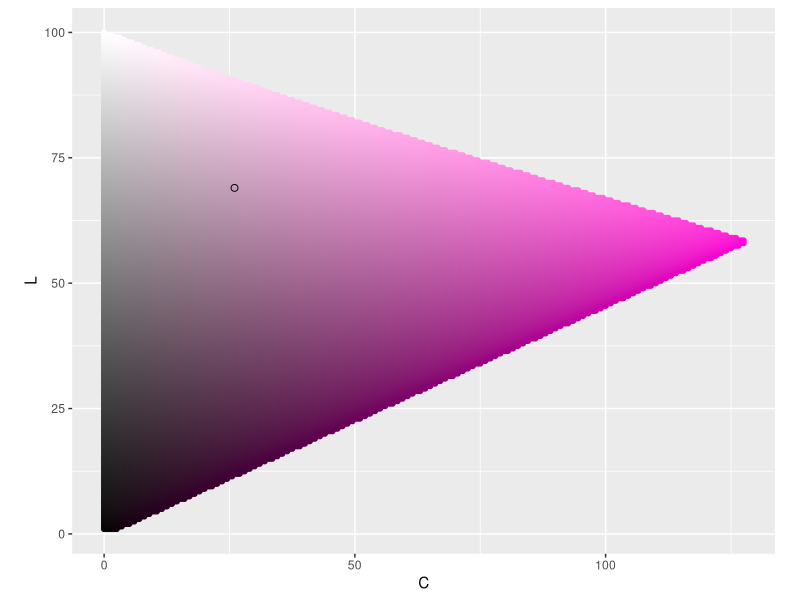
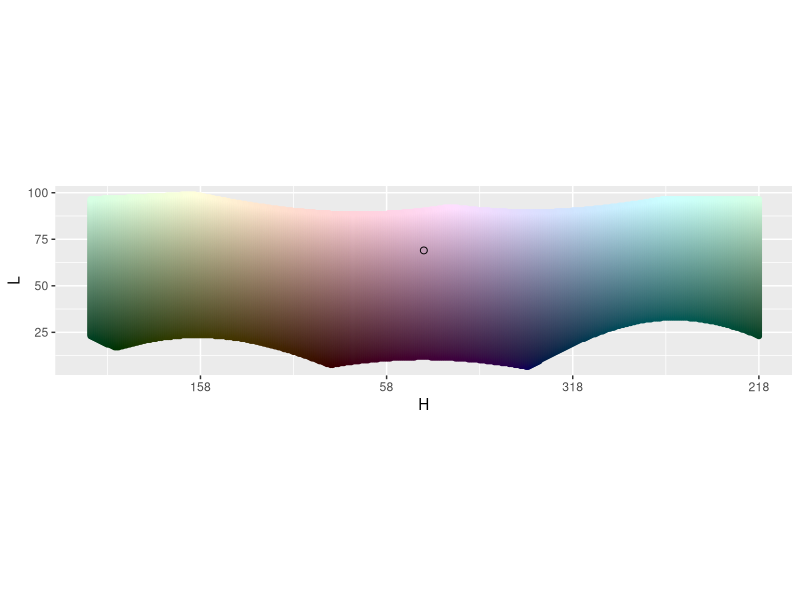
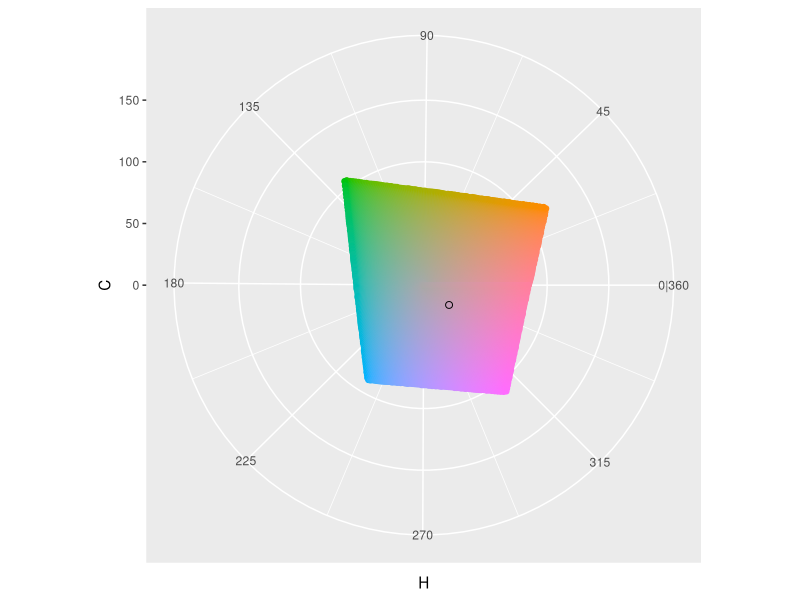
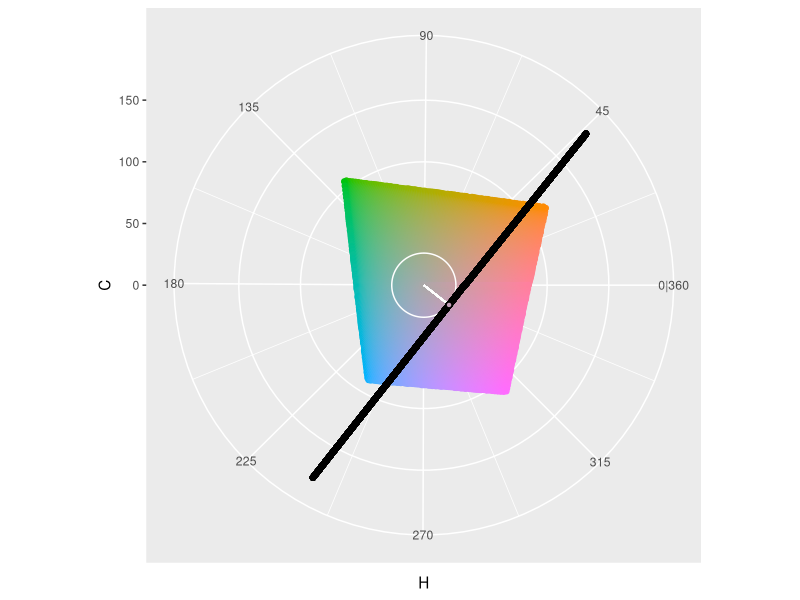
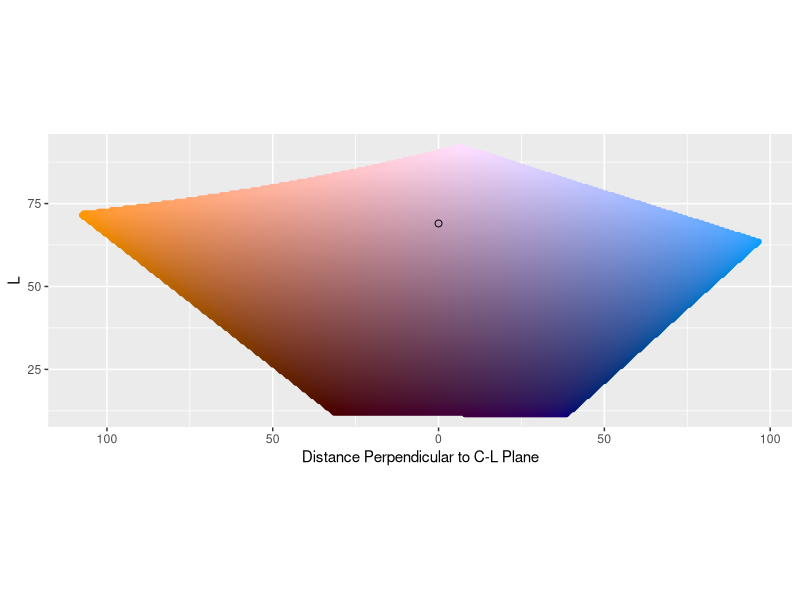
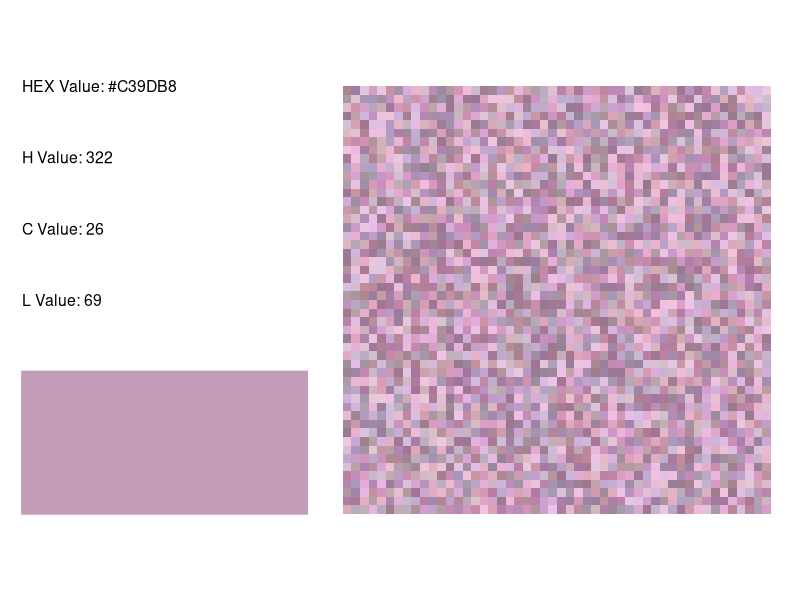
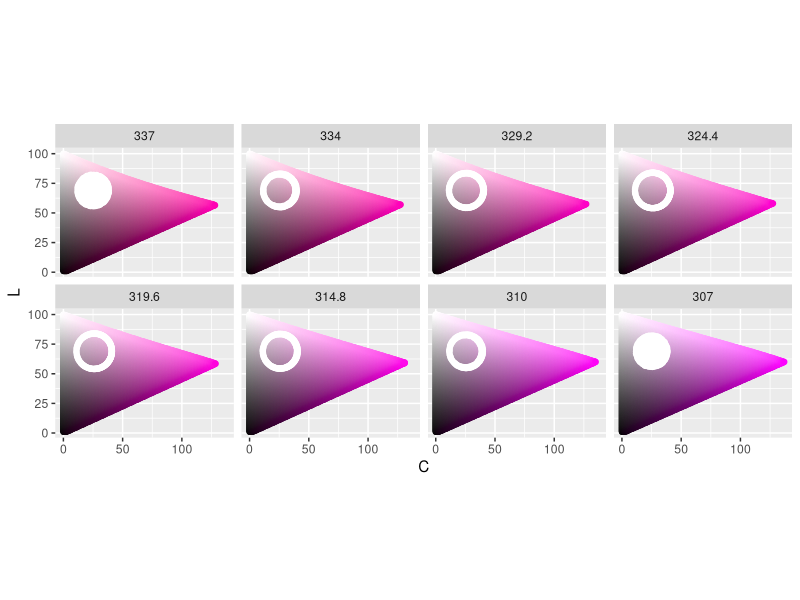
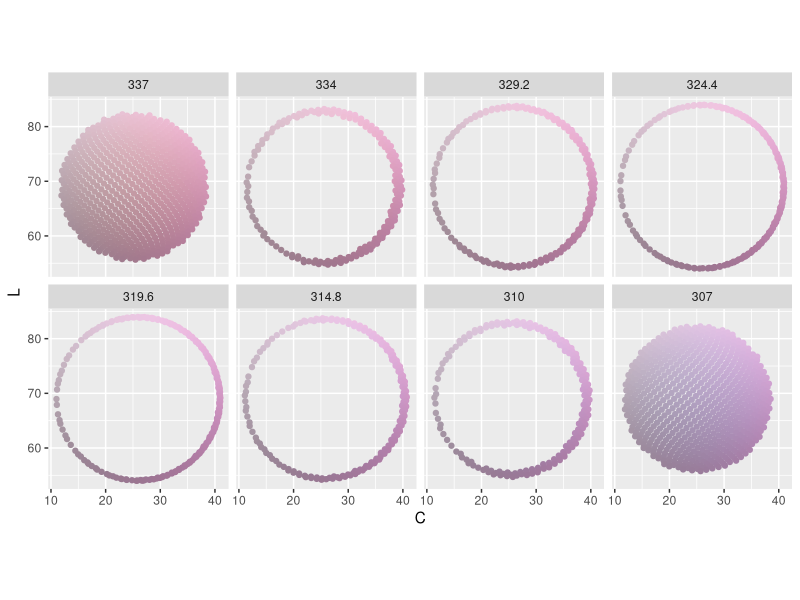

Reproduce these figures in R, in order. (Note: a time limit stopped this script after it produced the figures.)
##---------
# Libraries
##---------
library(tidyverse)
library(patchwork)
library(colorspace)

##------------
# Pick a color
##------------
H_point <- 322
C_point <- 26
L_point <- 69

color_hex <- hcl(H_point, 
                 C_point, 
                 L_point,
                 fixup = FALSE)

##--------------------------------
# See color in H, C, L color space 
##--------------------------------
# C-L Plane ----
get_C_L_plane <- function(H_point) {
  expand_grid(H = H_point,
              C = seq(0, 180, .5),
              L = seq(1, 100, .5)) %>%
    mutate(color_value = hcl(H, C, L, fixup = FALSE)) %>%
    filter(!is.na(color_value))
}
C_L_plane <- get_C_L_plane(H_point)

graph_C_L_plane <- function(C_L_plane, color_hex) {
  ggplot() +
    geom_point(data = C_L_plane,
               aes(C, L, color = color_value, fill = color_value)) +
    scale_x_continuous(labels = abs) +
    scale_color_identity() +
    scale_fill_identity() +
    geom_point(aes(x = C_point,
                   y = L_point),
               color = 'black',
               fill = color_hex,
               shape = 21,
               size = 2) +
    coord_equal()
}
graph_C_L_plane(C_L_plane, color_hex)
ggsave(here::here("output", "color_compare", "c_l_plane.png"), 
       width = 5, height = max(C_L_plane$L) / max(C_L_plane$C) * 5)

# H-L Curve ----
get_H_L_curve <- function(C_point) {
  expand_grid(H = seq(1, 360, 1),
              C = C_point,
              L = seq(1, 100, .5)) %>%
    mutate(color_value = hcl(H, C, L, fixup = FALSE)) %>%
    filter(!is.na(color_value))
}
H_L_curve <- get_H_L_curve(C_point)

label_H_center <- function(H_point, ...) {
  function(x) {(x + (180 - H_point)) %% 360}
}

graph_H_L_curve <- function(H_L_curve, color_hex, H_point) {
  ggplot() +
    geom_point(data = H_L_curve,
               aes((H + (180 - H_point)) %% 360, L, 
                   color = color_value, fill = color_value)) +
    scale_color_identity() +
    scale_fill_identity() +
    geom_point(aes(x = 180, # Because we rotated points to not drop over edge
                   y = L_point),
               color = 'black',
               fill = color_hex,
               shape = 21,
               size = 2) +
    scale_x_reverse('H', # Like you're standing on the inside
                    labels = label_H_center(H_point = H_point),
                    limits = c(360, 0)) +
    coord_equal()
}
graph_H_L_curve(H_L_curve, color_hex, H_point)
ggsave(here::here("output", "color_compare", "h_l_curve.png"), 
       width = 5, height = max(H_L_curve$L) / max(H_L_curve$H) * 5)

# H-C plane ----
get_H_C_plane <- function(L_point){
  expand_grid(H = seq(1, 360, 1),
              C = seq(0, 180, .5),
              L = L_point) %>%
    mutate(color_value = hcl(H, C, L, fixup = FALSE)) %>%
    filter(!is.na(color_value))
}
H_C_plane <- get_H_C_plane(L_point)

graph_H_C_plane <- function(H_C_plane, color_hex) {
  ggplot() +
    geom_point(data = H_C_plane,
               aes(H, C, color = color_value, fill = color_value)) +
    scale_color_identity() +
    scale_fill_identity() +
    scale_x_continuous(breaks = seq(45, 360, 45),
                       minor_breaks = seq(0, 315, 45) + 45/2,
                       labels = c('45', '90', '135', '180', 
                                  '225', '270', '315', '0|360')) +
    scale_y_continuous(limits = c(0, 180)) +
    geom_point(aes(x = H_point,
                   y = C_point),
               color = 'black',
               fill = color_hex,
               shape = 21,
               size = 2) +
    coord_polar(start = 270 * pi / 180,
                direction = -1)
}
graph_H_C_plane(H_C_plane, color_hex)
ggsave(here::here("output", "color_compare", "h_c_plane.png"), 
       width = 5, height = 5)

# C tangent plane ----
C_circle <- data.frame(H = seq(1, 360),
                       C = C_point,
                       color_value = "white")
C_tangent_plane <- expand_grid(x = C_point, # Plane perpendicular to H at C
                               perpendicular_from_C_L = 
                                 seq(-sqrt(180^2 - C_point^2), sqrt(180^2 - C_point^2)),
                               L = seq(1, 100, 1)) %>%
  mutate(x_rotate = x * cos(H_point * pi/180) -  # rotate
           perpendicular_from_C_L * sin(H_point * pi/180),
         y_rotate = x * sin(H_point * pi/180) + 
           perpendicular_from_C_L * cos(H_point * pi/180)) %>%
  mutate(x = x_rotate,
         y = y_rotate) %>%
  select(-x_rotate, -y_rotate)  %>%
  mutate(H = (atan2(y, x) * 180/pi) %% 360,
         C = sqrt(x^2 + y^2)) %>%
  mutate(color_value = "white")
ggplot(data = H_C_plane,
       aes(H, C, color = color_value, fill = color_value)) +
  geom_point() +
  scale_color_identity() +
  scale_fill_identity() +
  scale_x_continuous(breaks = seq(45, 360, 45),
                     minor_breaks = seq(0, 315, 45) + 45/2,
                     labels = c('45', '90', '135', '180', 
                                '225', '270', '315', '0|360')) +
  scale_y_continuous(limits = c(0, 180)) +
  geom_path(data = C_circle) +
  geom_segment(x = H_point,
               y = 0,
               xend = H_point,
               yend = C_point,
               col = "white") +
  geom_point(data = C_tangent_plane, col = "black") +
  geom_point(x = H_point,
             y = C_point,
             color = 'black',
             fill = color_hex,
             shape = 21) +
  coord_polar(start = 270 * pi / 180,
              direction = -1)
ggsave(here::here("output", "color_compare", "c_tangent_plane_setup.png"), 
       width = 5, height = 5)

get_C_tangent_plane <- function(H_point, C_point) {
  expand_grid(x = C_point, # Plane perpendicular to H at C
              perpendicular_from_C_L = seq(-180, 180, .5),
              L = seq(1, 100, .5)) %>%
    mutate(x_rotate = x * cos(H_point * pi/180) -  # rotate
             perpendicular_from_C_L * sin(H_point * pi/180),
           y_rotate = x * sin(H_point * pi/180) + 
             perpendicular_from_C_L * cos(H_point * pi/180)) %>%
    mutate(x = x_rotate,
           y = y_rotate) %>%
    select(-x_rotate, -y_rotate)  %>%
    mutate(H = (atan2(y, x) * 180/pi) %% 360,
           C = sqrt(x^2 + y^2)) %>%
    mutate(color_value = hcl(H, C, L, fixup = FALSE)) %>%
    filter(!is.na(color_value))
}
C_tangent_plane <- get_C_tangent_plane(H_point, C_point)

graph_C_tangent_plane <- function(C_tangent_plane, color_hex) {
  ggplot() +
    geom_point(data = C_tangent_plane,
               aes(perpendicular_from_C_L, L, 
                   color = color_value, fill = color_value)) +
    scale_color_identity() +
    scale_fill_identity() +
    scale_x_reverse("Distance Perpendicular to C-L Plane",
                    labels = abs) +
    geom_point(aes(x = 0,
                   y = L_point),
               color = 'black',
               fill = color_hex,
               shape = 21,
               size = 2) +
    coord_equal()
}
graph_C_tangent_plane(C_tangent_plane, color_hex)
ggsave(here::here("output", "color_compare", "c_tangent_plane.png"), 
       width = 5, height = max(C_tangent_plane$L) /
         (max(C_tangent_plane$perpendicular_from_C_L) * 2) * 5)

##------------------
# x, y, L perimeter
##------------------
width <- 15
n_color <- 50 ^ 2

# http://extremelearning.com.au/how-to-evenly-distribute-points-on-a-sphere-more-effectively-than-the-canonical-fibonacci-lattice/#more-3069
get_xyl_data <- function(H_point, C_point, L_point, width, n_color) {
  data.frame(theta = 2 * pi * seq(0, n_color - 1) / ((1 + sqrt(5)) / 2),
             phi = acos(1 - 2 * (seq(0, n_color - 1) + .5) / n_color)) %>%
    mutate(x = cos(theta) * sin(phi),
           y = sin(theta) * sin(phi),
           L = cos(phi)) %>%
    mutate(x = x * width + C_point * cos(H_point * pi/180),
           y = y * width + C_point * sin(H_point * pi/180),
           L = L * width + L_point) %>%
    mutate(H = (atan2(y, x) * 180/pi) %% 360,
           C = sqrt(x^2 + y^2)) %>%
    filter(L >= 0 & L <= 100 & C >= 0) %>%
    mutate(color_value = hcl(h = H,
                             c = C,
                             l = L)) %>%
    mutate(x = C * cos(H * pi/180),
           y = C * sin(H * pi/180)) %>%
    mutate(perpendicular_from_C_L = x * sin(-H_point * pi/180) + y * cos(-H_point * pi/180),
           parallel_along_C_L = x * cos(-H_point * pi/180) - y * sin(-H_point * pi/180)) %>%
    mutate(row_value = sample(row_number(), n()),
           col_value = ceiling(row_value / sqrt(n_color))) %>%
    mutate(row_value = (row_value %% sqrt(n_color)) + 1) %>%
    mutate(L_cut = as.character(
      cut(L, breaks = c(-Inf, seq(L_point - width, 
                                  L_point + width, 
                                  length.out = 7), 
                        Inf),
          labels = c(L_point - width, 
                     seq(L_point - (width * .8), 
                         L_point + (width * .8), 
                         length.out = 6), 
                     L_point + width))),
      C_cut = as.character(
        cut(C,
            breaks = c(-Inf, 
                       seq(C_point - width, 
                           C_point + width, 
                           length.out = 7), 
                       Inf),
            labels = c(C_point - width, 
                       seq(C_point - (width * .8), 
                           C_point + (width * .8), 
                           length.out = 6), 
                       C_point + width))),
      H_cut = as.character(
        cut((180 - abs(abs(H - H_point) - 180)) * 
              sign(180 - abs(H - H_point)) * 
              sign(H - H_point),
            breaks = c(-Inf, 
                       seq(0 - width, 
                           0 + width, 
                           length.out = 7), 
                       Inf),
            labels = c(H_point - width, 
                       seq(H_point - (width * .8), 
                           H_point + (width * .8), 
                           length.out = 6), 
                       H_point + width) %% 360)),
      perpendicular_from_C_L_cut = as.character(
        cut(perpendicular_from_C_L,
            breaks = c(-Inf, seq(0 - width, 
                                 0 + width, 
                                 length.out = 7), 
                       Inf),
            labels = c(0 - width, 
                       seq(0 - (width * .8), 
                           0 + (width * .8), 
                           length.out = 6), 
                       0 + width))),
      parallel_along_C_L_cut = as.character(
        cut(parallel_along_C_L,
            breaks = c(-Inf, 
                       seq(C_point - width, 
                           C_point + width, 
                           length.out = 7), 
                       Inf),
            labels = c(C_point - width, 
                       seq(C_point - (width * .8), 
                           C_point + (width * .8), 
                           length.out = 6), 
                       C_point + width)))) %>%
    mutate(L_cut = as.factor(as.numeric(L_cut)),
           C_cut = as.factor(as.numeric(C_cut)),
           H_cut = as.factor(as.numeric(H_cut)),
           perpendicular_from_C_L_cut = 
             as.factor(as.numeric(perpendicular_from_C_L_cut)),
           parallel_along_C_L_cut = 
             as.factor(as.numeric(parallel_along_C_L_cut))) %>%
    mutate(H_cut = fct_expand(H_cut, 
                              as.character(c(H_point - width, 
                                             seq(H_point - (width * .8), 
                                                 H_point + (width * .8), 
                                                 length.out = 6), 
                                             H_point + width) %% 360)),
           perpendicular_from_C_L_cut = 
             fct_expand(perpendicular_from_C_L_cut,
                        as.character(c(0 - width, 
                                       seq(0 - (width * .8), 
                                           0 + (width * .8), 
                                           length.out = 6), 
                                       0 + width)))) %>%
    mutate(H_cut = fct_relevel(H_cut, 
                               as.character(c(H_point - width, 
                                              seq(H_point - (width * .8), 
                                                  H_point + (width * .8), 
                                                  length.out = 6), 
                                              H_point + width) %% 360)),
           perpendicular_from_C_L_cut = 
             fct_relevel(perpendicular_from_C_L_cut,
                         as.character(c(0 - width, 
                                        seq(0 - (width * .8), 
                                            0 + (width * .8), 
                                            length.out = 6), 
                                        0 + width)))) %>%
    mutate(H_cut = fct_rev(H_cut),
           perpendicular_from_C_L_cut = fct_rev(perpendicular_from_C_L_cut))
}

xyl <- get_xyl_data(H_point, C_point, L_point, width, n_color)

graph_info <- function(H_point, C_point, L_point) {
  color_hex <- hcl(H_point, 
                   C_point,
                   L_point,
                   fixup = FALSE)
  
  ggplot() +
    geom_rect(aes(xmin = 0, xmax = 1,
                  ymin = 0, ymax = .5), col = color_hex, fill = color_hex) +
    geom_text(data = data.frame(x = 0,
                                y = seq(1.5, .75, -.25),
                                label = c(paste("HEX Value:", color_hex), 
                                          paste("H Value:", H_point),
                                          paste("C Value:", C_point),
                                          paste("L Value:", L_point))),
              aes(x, y, label = label), hjust = 0, size = 4) +
    coord_equal() +
    theme_void()
}

graph_sample <- function(color_points) {
  ggplot(data = color_points,
         aes(x = row_value,
             y = col_value,
             fill = color_value)) +
    geom_tile() +
    coord_equal() +
    scale_fill_identity() +
    theme_void()
}

p1 <- graph_info(H_point, C_point, L_point)
p2 <- graph_sample(xyl)
p1 + p2
ggsave(here::here("output", "color_compare", "xyl_info.png"), 
       width = 5, height = 3)

# C L plane by H
graph_C_L_by_H <- function(color_points) {
  ggplot(data = color_points, aes(C, L, 
                                  col = color_value, fill = color_value)) +
    geom_point() +
    scale_color_identity() +
    scale_fill_identity() +
    facet_wrap(~ H_cut, nrow = 2) +
    coord_equal() 
}

get_C_L_plane_by_H <- function(color_points, H_point, width) {
  map_dfr(as.numeric(as.character(unique(color_points$H_cut))), 
          get_C_L_plane) %>%
    mutate(H_cut = as.factor(H)) %>%
    mutate(H_cut = fct_expand(H_cut, 
                              as.character(c(H_point - width, 
                                             seq(H_point - (width * .8), 
                                                 H_point + (width * .8), 
                                                 length.out = 6), 
                                             H_point + width) %% 360))) %>%
    mutate(H_cut = fct_relevel(H_cut, 
                               as.character(c(H_point - width, 
                                              seq(H_point - (width * .8), 
                                                  H_point + (width * .8), 
                                                  length.out = 6), 
                                              H_point + width) %% 360))) %>%
    mutate(H_cut = fct_rev(H_cut))
}
C_L_plane_by_H <- get_C_L_plane_by_H(xyl, H_point, width)

graph_C_L_plane_by_H <- function(C_L_plane, color_points) {
  ggplot() +
    geom_point(data = C_L_plane,
               aes(C, L, color = color_value, fill = color_value)) +
    geom_point(data = color_points,
               aes(C, L, color = "white", fill = "white")) +
    scale_x_continuous(labels = abs) +
    scale_color_identity() +
    scale_fill_identity() +
    facet_wrap(~ H_cut, nrow = 2) +
    coord_equal()
}
graph_C_L_plane_by_H(C_L_plane_by_H, xyl)
ggsave(here::here("output", "color_compare", "xyl_c_l_plane.png"), 
       width = 5, height = 2.5)
graph_C_L_by_H(xyl)
ggsave(here::here("output", "color_compare", "xyl_c_l.png"), 
       width = 5, height = 3)

# H L curve
graph_H_L_by_C <- function(color_points, H_point) {
  ggplot(data = color_points, aes((H + (180 - H_point)) %% 360, L, 
                                  color = color_value, fill = color_value)) +
    geom_point() +
    scale_color_identity() +
    scale_fill_identity() +
    scale_x_reverse('H', # Like you're standing on the inside
                    labels = label_H_center(H_point = H_point)) +
    facet_wrap(~ C_cut, nrow = 2) +
    coord_equal()
}

get_H_L_curve_by_C <- function(color_points) {
  map_dfr(as.numeric(as.character(unique(color_points$C_cut))), get_H_L_curve) %>%
    mutate(C_cut = as.factor(C))
}
H_L_curve_by_C <- get_H_L_curve_by_C(xyl)

graph_H_L_curve_by_C <- function(H_L_curve_by_C, color_points, H_point) {
  ggplot() +
    geom_point(data = H_L_curve_by_C,
               aes((H + (180 - H_point)) %% 360, L, 
                   color = color_value, fill = color_value)) +
    geom_point(data = color_points,
               aes((H + (180 - H_point)) %% 360, L, 
                   color = "white", fill = "white")) +
    scale_color_identity() +
    scale_fill_identity() +
    scale_x_reverse('H', # Like you're standing on the inside
                    labels = label_H_center(H_point = H_point),
                    limits = c(360, 0)) +
    facet_wrap(~ C_cut, nrow = 2) +
    coord_equal()
}
graph_H_L_curve_by_C(H_L_curve_by_C, xyl, H_point)
ggsave(here::here("output", "color_compare", "xyl_h_l_curve.png"), 
       width = 5, height = 2)
graph_H_L_by_C(xyl, H_point)
ggsave(here::here("output", "color_compare", "xyl_h_l.png"), 
       width = 5, height = 2.5)

# H C plane by L
graph_x_y_by_L <- function(color_points, H_point) {
  ggplot(data = color_points, aes(x, y, 
                                  col = color_value, fill = color_value)) +
    geom_abline(slope = c(tan(-67.5 * pi/180), 
                          tan(-45 * pi/180), 
                          tan(-22.5 * pi/180),
                          0, 100000,
                          tan(22.5 * pi/180), 
                          tan(45 * pi/180), 
                          tan(67.5 * pi/180)), 
                intercept = 0,
                color = "white") +
    geom_abline(slope = tan(H_point * pi/180), 
                intercept = 0,
                color = "black") +
    geom_point() +
    scale_color_identity() +
    scale_fill_identity() +
    facet_wrap(~ L_cut, nrow = 2) +
    coord_equal() +
    theme(axis.line=element_blank(), axis.text.x=element_blank(),
          axis.text.y=element_blank(), axis.ticks=element_blank(),
          axis.title.x=element_blank(), axis.title.y=element_blank(),
          panel.grid.major=element_blank(), panel.grid.minor=element_blank())
}

get_H_C_plane_by_L <- function(color_points) {
  map_dfr(as.numeric(
    as.character(unique(color_points$L_cut))), get_H_C_plane) %>%
    mutate(L_cut = as.factor(L))
}
H_C_plane_by_L <- get_H_C_plane_by_L(xyl)

graph_H_C_plane_by_L <- function(H_C_plane_by_L, color_points) {
  ggplot() +
    geom_point(data = H_C_plane_by_L,
               aes(H, C, color = color_value, fill = color_value)) +
    geom_point(data = color_points,
               aes(H , C, color = "white", fill = "white")) +
    scale_color_identity() +
    scale_fill_identity() +
    scale_x_continuous(breaks = seq(45, 360, 45),
                       minor_breaks = seq(0, 315, 45) + 45/2,
                       labels = c('45', '90', '135', '180', 
                                  '225', '270', '315', '0|360')) +
    scale_y_continuous(limits = c(0, 180)) +
    facet_wrap(~ L_cut, nrow = 2) +
    coord_polar(start = 270 * pi / 180,
                direction = -1)
}
graph_H_C_plane_by_L(H_C_plane_by_L, xyl)
ggsave(here::here("output", "color_compare", "xyl_h_c_plane.png"), 
       width = 5, height = 4)
graph_x_y_by_L(xyl, H_point)
ggsave(here::here("output", "color_compare", "xyl_h_c.png"), 
       width = 5, height = 3)


# C tangent plane
label_perpendicular_from_C_L_cut<- function(x) {
  as.character(abs(as.numeric(x)))
}

graph_parallel_perpendicular_by_L <- function(color_points) {
  ggplot(data = color_points, 
         aes(x = parallel_along_C_L,
             y = perpendicular_from_C_L,
             color = color_value)) +
    geom_point() +
    scale_color_identity() +
    scale_y_continuous("Distance Perpendicular to C-L Plane", # similar to H
                       labels = abs) +
    labs(x = "Distance Parallel to C-L Plane") + # similar to C
    facet_wrap(~ L_cut, nrow = 2) +
    coord_equal()
}
graph_parallel_perpendicular_by_L(xyl)
ggsave(here::here("output", "color_compare", "xyl_par_per.png"), 
       width = 5, height = 4)

graph_perpendicular_L_by_parallel <- function(color_points) {
  ggplot(data = color_points, 
         aes(x = perpendicular_from_C_L,
             y = L,
             color = color_value)) +
    geom_point() +
    scale_color_identity() +
    scale_x_continuous("Distance Perpendicular to C-L Plane",
                       labels = abs) +
    scale_y_continuous(labels = abs) +
    facet_wrap(~ parallel_along_C_L_cut, nrow = 2) +
    coord_equal()
}
graph_perpendicular_L_by_parallel(xyl)
ggsave(here::here("output", "color_compare", "xyl_per_l.png"), 
       width = 5, height = 4)

graph_parallel_L_by_perpendicular <- function(color_points) {
  ggplot(data = color_points, 
         aes(x = parallel_along_C_L,
             y = L,
             color = color_value)) +
    geom_point() +
    scale_color_identity() +
    labs(x = "Distance Parallel to C-L Plane") +
    facet_wrap(~ perpendicular_from_C_L_cut, nrow = 2,
               labeller = as_labeller(label_perpendicular_from_C_L_cut)) +
    coord_equal()
}
graph_parallel_L_by_perpendicular(xyl)
ggsave(here::here("output", "color_compare", "xyl_par_l.png"), 
       width = 5, height = 4)

##------------------
# H, C, L, perimeter
##------------------
get_hcl_data <- function(H_point, C_point, L_point, width, n_color) {
 data.frame(theta = 2 * pi * seq(0, n_color - 1) / ((1 + sqrt(5)) / 2),
                  phi = acos(1 - 2 * (seq(0, n_color - 1) + .5) / n_color)) %>%
  mutate(H = cos(theta) * sin(phi),
         C = sin(theta) * sin(phi),
         L = cos(phi)) %>%
  mutate(H = H * width + H_point,
         C = C * width + C_point,
         L = L * width + L_point) %>%
  mutate(H = H %% 360) %>% # not really needed except for graphs
  filter(L >= 0 & L <= 100 & C >= 0) %>%
  mutate(color_value = hcl(h = H,
                           c = C,
                           l = L)) %>%
  mutate(x = C * cos(H * pi/180),
         y = C * sin(H * pi/180)) %>%
  mutate(perpendicular_from_C_L = x * sin(-H_point * pi/180) + 
           y * cos(-H_point * pi/180), # not a C value since we didn't rotate by H
         parallel_along_C_L = x * cos(-H_point * pi/180) - 
           y * sin(-H_point * pi/180)) %>%
  mutate(row_value = sample(row_number(), n()),
         col_value = ceiling(row_value / sqrt(n_color))) %>%
  mutate(row_value = (row_value %% sqrt(n_color)) + 1) %>%
  mutate(L_cut = as.character(
    cut(L, breaks = c(-Inf, seq(L_point - width, 
                                L_point + width, 
                                length.out = 7), 
                      Inf),
        labels = c(L_point - width, 
                   seq(L_point - (width * .8), 
                       L_point + (width * .8), 
                       length.out = 6), 
                   L_point + width))),
         C_cut = as.character(
           cut(C,
               breaks = c(-Inf, 
                          seq(C_point - width, 
                              C_point + width, 
                              length.out = 7), 
                          Inf),
               labels = c(C_point - width, 
                          seq(C_point - (width * .8), 
                              C_point + (width * .8), 
                              length.out = 6), 
                          C_point + width))),
         H_cut = as.character(
           cut((180 - abs(abs(H - H_point) - 180)) * 
                 sign(180 - abs(H - H_point)) * 
                 sign(H - H_point),
               breaks = c(-Inf, 
                          seq(0 - width, 
                              0 + width, 
                              length.out = 7), 
                          Inf),
               labels = c(H_point - width, 
                          seq(H_point - (width * .8), 
                              H_point + (width * .8), 
                              length.out = 6), 
                          H_point + width) %% 360)),
         perpendicular_from_C_L_cut = as.character(
           cut(perpendicular_from_C_L,
               breaks = c(-Inf, seq(0 - width, 
                                    0 + width, 
                                    length.out = 7), 
                          Inf),
               labels = c(0 - width, 
                          seq(0 - (width * .8), 
                              0 + (width * .8), 
                              length.out = 6), 
                          0 + width))),
         parallel_along_C_L_cut = as.character(
           cut(parallel_along_C_L,
               breaks = c(-Inf, 
                          seq(C_point - width, 
                              C_point + width, 
                              length.out = 7), 
                          Inf),
               labels = c(C_point - width, 
                          seq(C_point - (width * .8), 
                              C_point + (width * .8), 
                              length.out = 6), 
                          C_point + width)))) %>%
  mutate(L_cut = as.factor(as.numeric(L_cut)),
         C_cut = as.factor(as.numeric(C_cut)),
         H_cut = as.factor(as.numeric(H_cut)),
         perpendicular_from_C_L_cut = 
           as.factor(as.numeric(perpendicular_from_C_L_cut)),
         parallel_along_C_L_cut = 
           as.factor(as.numeric(parallel_along_C_L_cut))) %>%
  mutate(H_cut = fct_expand(H_cut, 
                            as.character(c(H_point - width, 
                                           seq(H_point - (width * .8), 
                                               H_point + (width * .8), 
                                               length.out = 6), 
                                           H_point + width) %% 360)),
         perpendicular_from_C_L_cut = 
           fct_expand(perpendicular_from_C_L_cut,
                      as.character(c(0 - width, 
                                     seq(0 - (width * .8), 
                                         0 + (width * .8), 
                                         length.out = 6), 
                                     0 + width)))) %>%
  mutate(H_cut = fct_relevel(H_cut, 
                             as.character(c(H_point - width, 
                                            seq(H_point - (width * .8), 
                                                H_point + (width * .8), 
                                                length.out = 6), 
                                            H_point + width) %% 360)),
         perpendicular_from_C_L_cut = 
           fct_relevel(perpendicular_from_C_L_cut,
                      as.character(c(0 - width, 
                                     seq(0 - (width * .8), 
                                         0 + (width * .8), 
                                         length.out = 6), 
                                     0 + width)))) %>%
  mutate(H_cut = fct_rev(H_cut),
         perpendicular_from_C_L_cut = fct_rev(perpendicular_from_C_L_cut))
}

hcl <- get_hcl_data(H_point, C_point, L_point, width, n_color)

p1 <- graph_info(H_point, C_point, L_point)
p2 <- graph_sample(hcl)
p1 + p2
ggsave(here::here("output", "color_compare", "hcl_info.png"), 
       width = 5, height = 3)

# C L plane by H
C_L_plane_by_H <- get_C_L_plane_by_H(hcl, H_point, width)
graph_C_L_by_H(hcl)
ggsave(here::here("output", "color_compare", "hcl_c_l.png"), 
       width = 5, height = 4)
graph_C_L_plane_by_H(C_L_plane_by_H, hcl)
ggsave(here::here("output", "color_compare", "hcl_c_l_plane.png"), 
       width = 5, height = 3)

# H L curve
H_L_curve_by_C <- get_H_L_curve_by_C(hcl)
graph_H_L_by_C(hcl, H_point)
ggsave(here::here("output", "color_compare", "hcl_h_l.png"), 
       width = 5, height = 4)
graph_H_L_curve_by_C(H_L_curve_by_C, hcl, H_point)
ggsave(here::here("output", "color_compare", "hcl_h_l_curve.png"), 
       width = 5, height = 2)

# H C plane by L
H_C_plane_by_L <- get_H_C_plane_by_L(hcl)
graph_x_y_by_L(hcl, H_point)
ggsave(here::here("output", "color_compare", "hcl_h_c.png"), 
       width = 5, height = 3)
graph_H_C_plane_by_L(H_C_plane_by_L, hcl)
ggsave(here::here("output", "color_compare", "hcl_h_c_plane.png"), 
       width = 5, height = 4)

# C tangent plane
graph_parallel_perpendicular_by_L(hcl)
ggsave(here::here("output", "color_compare", "hcl_par_per.png"), 
       width = 5, height = 3)

graph_perpendicular_L_by_parallel(hcl)
ggsave(here::here("output", "color_compare", "hcl_per_l.png"), 
       width = 5, height = 6)

graph_parallel_L_by_perpendicular(hcl)
ggsave(here::here("output", "color_compare", "hcl_par_l.png"), 
       width = 5, height = 5)

##-------
# Compare
##-------
compare <- rbind(xyl[, c('H', 'C', 'L', 'x', 'y', 
                         'H_cut', 'C_cut', 'L_cut', 
                         'perpendicular_from_C_L', 'parallel_along_C_L', 
                         'perpendicular_from_C_L_cut', 'parallel_along_C_L_cut',
                         'row_value', 'col_value', 'color_value')],
                 hcl[, c('H', 'C', 'L', 'x', 'y', 
                         'H_cut', 'C_cut', 'L_cut', 
                         'perpendicular_from_C_L', 'parallel_along_C_L', 
                         'perpendicular_from_C_L_cut', 'parallel_along_C_L_cut',
                         'row_value', 'col_value', 'color_value')]) %>%
  mutate(setting = c(rep('XYL', n_color), rep('HCL', n_color))) 

# C L plane
graph_C_L_by_H_comparison <- function(color_points) {
  ggplot(data = color_points, aes(C, L, col = setting)) +
    geom_point(alpha = .5) +
    facet_wrap(~ H_cut, nrow = 2) +
    coord_equal() +
    scale_color_discrete("") +
    theme(legend.position = "bottom")
}
graph_C_L_by_H_comparison(compare)
ggsave(here::here("output", "color_compare", "compare_c_l.png"), 
       width = 5, height = 4)

# H L curve
graph_H_L_by_C_comparison <- function(color_points, H_point) {
  ggplot(data = color_points, 
         aes((H + (180 - H_point)) %% 360, L, color = setting)) +
    geom_point(alpha = .5) +
    scale_x_reverse('H',
                    labels = label_H_center(H_point = H_point)) +
    facet_wrap(~ C_cut, nrow = 2) +
    coord_equal() +
    scale_color_discrete("") +
    theme(legend.position = "bottom")
}
graph_H_L_by_C_comparison(compare, H_point)
ggsave(here::here("output", "color_compare", "compare_h_l.png"), 
       width = 5, height = 3)

# H C plane
graph_x_y_by_L_comparison <- function(color_points, H_point) {
  ggplot(data = color_points, aes(x, y, col = setting)) +
    geom_abline(slope = c(tan(-67.5 * pi/180), 
                          tan(-45 * pi/180), 
                          tan(-22.5 * pi/180),
                          0, 100000,
                          tan(22.5 * pi/180), 
                          tan(45 * pi/180), 
                          tan(67.5 * pi/180)), 
                intercept = 0,
                color = "white") +
    geom_abline(slope = tan(H_point * pi/180), 
                intercept = 0,
                color = "black") +
    geom_point(alpha = .5) +
    facet_wrap(~ L_cut, nrow = 2) +
    coord_equal() +
    scale_color_discrete("") +
    theme(legend.position = "bottom",
          axis.line=element_blank(), axis.text.x=element_blank(),
          axis.text.y=element_blank(), axis.ticks=element_blank(),
          axis.title.x=element_blank(), axis.title.y=element_blank(),
          panel.grid.major=element_blank(), panel.grid.minor=element_blank())
}
graph_x_y_by_L_comparison(compare, H_point)
ggsave(here::here("output", "color_compare", "compare_h_c.png"), 
       width = 5, height = 4)

# C tangent plane
graph_parallel_perpendicular_by_L_comparison <- function(color_points) {
  ggplot(data = color_points, 
         aes(x = parallel_along_C_L,
             y = perpendicular_from_C_L,
             color = setting)) +
    geom_point(alpha = .5) +
    scale_y_continuous("Distance Perpendicular to C-L Plane",
                       labels = abs) +
    labs(x = "Distance Parallel to C-L Plane") +
    facet_wrap(~ L_cut, nrow = 2) +
    coord_equal() +
    scale_color_discrete("") +
    theme(legend.position = "bottom")
}
graph_parallel_perpendicular_by_L_comparison(compare)
ggsave(here::here("output", "color_compare", "compare_par_per.png"), 
       width = 5, height = 4)

graph_perpendicular_L_by_parallel_comparison <- function(color_points) {
  ggplot(data = color_points, 
         aes(x = perpendicular_from_C_L,
             y = L,
             color = setting)) +
    geom_point(alpha = .5) +
    scale_x_continuous("Distance Perpendicular to C-L Plane", 
            labels = abs) +
    scale_y_continuous(labels = abs) +
    facet_wrap(~ parallel_along_C_L_cut, nrow = 2) +
    coord_equal() +
    scale_color_discrete("") +
    theme(legend.position = "bottom")
}
graph_perpendicular_L_by_parallel_comparison(compare)
ggsave(here::here("output", "color_compare", "compare_per_l.png"), 
       width = 5, height = 4)

graph_parallel_L_by_perpendicular_comparison <- function(color_points) {
  ggplot(data = color_points, 
         aes(x = parallel_along_C_L,
             y = L,
             color = setting)) +
    geom_point(alpha = .5) +
    labs(x = "Distance Parallel to C-L Plane") +
    facet_wrap(~ perpendicular_from_C_L_cut, nrow = 2,
               labeller = as_labeller(label_perpendicular_from_C_L_cut)) +
    coord_equal() +
    scale_color_discrete("") +
    theme(legend.position = "bottom")
}
graph_parallel_L_by_perpendicular_comparison(compare)
ggsave(here::here("output", "color_compare", "compare_par_l.png"), 
       width = 5, height = 5)

compare <- compare %>%
  group_by(setting) %>%
  arrange((180 - abs(abs(H - H_point) - 180)) * 
            sign(180 - abs(H - H_point)) * sign(H - H_point)) %>%
  mutate(col_value = ceiling(row_number() / sqrt(n_color))) %>%
  arrange(col_value, L) %>%
  group_by(setting, col_value) %>%
  mutate(row_value = row_number())

ggplot(data = compare,
       aes(x = col_value,
           y = row_value,
           fill = color_value)) +
  geom_tile() +
  coord_equal() +
  scale_fill_identity() +
  theme_void() +
  facet_grid(~setting)
ggsave(here::here("output", "color_compare", "compare_samples.png"), 
       width = 5, height = 2.5)

compare <- compare %>%
  group_by(setting) %>%
  arrange((180 - abs(abs(H - H_point) - 180)) * 
            sign(180 - abs(H - H_point)) * sign(H - H_point)) %>%
  mutate(col_value = ceiling(row_number() / sqrt(n_color))) %>%
  arrange(col_value, C) %>%
  group_by(setting, col_value) %>%
  mutate(row_value = row_number())

ggplot(data = compare,
       aes(x = col_value,
           y = row_value,
           fill = color_value)) +
  geom_tile() +
  coord_equal() +
  scale_fill_identity() +
  theme_void() +
  facet_grid(~setting)
ggsave(here::here("output", "color_compare", "compare_samples2.png"), 
       width = 5, height = 2.5)

## Try lower value of C ----
C_point <- 16

hcl <- get_hcl_data(H_point, C_point, L_point, width, n_color)

xyl <- get_xyl_data(H_point, C_point, L_point, width, n_color)

compare <- rbind(xyl[, c('H', 'C', 'L', 'x', 'y', 
                         'H_cut', 'C_cut', 'L_cut', 
                         'perpendicular_from_C_L', 'parallel_along_C_L', 
                         'perpendicular_from_C_L_cut', 'parallel_along_C_L_cut',
                         'row_value', 'col_value', 'color_value')],
                 hcl[, c('H', 'C', 'L', 'x', 'y', 
                         'H_cut', 'C_cut', 'L_cut', 
                         'perpendicular_from_C_L', 'parallel_along_C_L', 
                         'perpendicular_from_C_L_cut', 'parallel_along_C_L_cut',
                         'row_value', 'col_value', 'color_value')]) %>%
  mutate(setting = c(rep('XYL', n_color), rep('HCL', n_color))) 

# C L plane
graph_C_L_by_H_comparison(compare)
ggsave(here::here("output", "color_compare", "C_lower_c_l.png"), 
       width = 5, height = 4)

# H L curve
graph_H_L_by_C_comparison(compare, H_point)
ggsave(here::here("output", "color_compare", "C_lower_h_l.png"), 
       width = 5, height = 2.5)

# H C plane
graph_x_y_by_L_comparison(compare, H_point)
ggsave(here::here("output", "color_compare", "C_lower_h_c.png"), 
       width = 5, height = 4)

# C tangent plane
graph_parallel_perpendicular_by_L_comparison(compare)
ggsave(here::here("output", "color_compare", "C_lower_par_per.png"), 
       width = 5, height = 4)

graph_perpendicular_L_by_parallel_comparison(compare)
ggsave(here::here("output", "color_compare", "C_lower_per_l.png"), 
       width = 5, height = 4)

graph_parallel_L_by_perpendicular_comparison(compare)
ggsave(here::here("output", "color_compare", "C_lower_par_l.png"), 
       width = 5, height = 4)

compare <- compare %>%
  group_by(setting) %>%
  arrange((180 - abs(abs(H - H_point) - 180)) * 
            sign(180 - abs(H - H_point)) * sign(H - H_point)) %>%
  mutate(col_value = ceiling(row_number() / sqrt(n_color))) %>%
  arrange(col_value, L) %>%
  group_by(setting, col_value) %>%
  mutate(row_value = row_number())

ggplot(data = compare,
       aes(x = col_value,
           y = row_value,
           fill = color_value)) +
  geom_tile() +
  coord_equal() +
  scale_fill_identity() +
  theme_void() +
  facet_grid(~setting)
ggsave(here::here("output", "color_compare", "C_lower_samples.png"), 
       width = 5, height = 2.5)

compare <- compare %>%
  group_by(setting) %>%
  arrange((180 - abs(abs(H - H_point) - 180)) * 
            sign(180 - abs(H - H_point)) * sign(H - H_point)) %>%
  mutate(col_value = ceiling(row_number() / sqrt(n_color))) %>%
  arrange(col_value, C) %>%
  group_by(setting, col_value) %>%
  mutate(row_value = row_number())

ggplot(data = compare,
       aes(x = col_value,
           y = row_value,
           fill = color_value)) +
  geom_tile() +
  coord_equal() +
  scale_fill_identity() +
  theme_void() +
  facet_grid(~setting)
ggsave(here::here("output", "color_compare", "C_lower_samples2.png"), 
       width = 5, height = 2.5)

## Try higher value of C ----
C_point <- 75
 
hcl <- get_hcl_data(H_point, C_point, L_point, width, n_color)

xyl <- get_xyl_data(H_point, C_point, L_point, width, n_color)

compare <- rbind(xyl[, c('H', 'C', 'L', 'x', 'y', 
                         'H_cut', 'C_cut', 'L_cut', 
                         'perpendicular_from_C_L', 'parallel_along_C_L', 
                         'perpendicular_from_C_L_cut', 'parallel_along_C_L_cut',
                         'row_value', 'col_value', 'color_value')],
                 hcl[, c('H', 'C', 'L', 'x', 'y', 
                         'H_cut', 'C_cut', 'L_cut', 
                         'perpendicular_from_C_L', 'parallel_along_C_L', 
                         'perpendicular_from_C_L_cut', 'parallel_along_C_L_cut',
                         'row_value', 'col_value', 'color_value')]) %>%
  mutate(setting = c(rep('XYL', n_color), rep('HCL', n_color)))

# C L plane
graph_C_L_by_H_comparison(compare)
ggsave(here::here("output", "color_compare", "C_higher_c_l.png"), 
       width = 5, height = 4)

# H L curve
graph_H_L_by_C_comparison(compare, H_point)
ggsave(here::here("output", "color_compare", "C_higher_h_l.png"), 
       width = 5, height = 4)

# H C plane
graph_x_y_by_L_comparison(compare, H_point)
ggsave(here::here("output", "color_compare", "C_higher_h_c.png"), 
       width = 5, height = 4)

# C tangent plane
graph_parallel_perpendicular_by_L_comparison(compare)
ggsave(here::here("output", "color_compare", "C_higher_par_per.png"), 
       width = 5, height = 5)

graph_perpendicular_L_by_parallel_comparison(compare)
ggsave(here::here("output", "color_compare", "C_higher_per_l.png"), 
       width = 5, height = 4)

graph_parallel_L_by_perpendicular_comparison(compare)
ggsave(here::here("output", "color_compare", "C_higher_par_l.png"), 
       width = 5, height = 4)

compare <- compare %>%
  group_by(setting) %>%
  arrange((180 - abs(abs(H - H_point) - 180)) * 
            sign(180 - abs(H - H_point)) * sign(H - H_point)) %>%
  mutate(col_value = ceiling(row_number() / sqrt(n_color))) %>%
  arrange(col_value, L) %>%
  group_by(setting, col_value) %>%
  mutate(row_value = row_number())

ggplot(data = compare,
       aes(x = col_value,
           y = row_value,
           fill = color_value)) +
  geom_tile() +
  coord_equal() +
  scale_fill_identity() +
  theme_void() +
  facet_grid(~setting)
ggsave(here::here("output", "color_compare", "C_higher_samples.png"), 
       width = 5, height = 2.5)

compare <- compare %>%
  group_by(setting) %>%
  arrange((180 - abs(abs(H - H_point) - 180)) * 
            sign(180 - abs(H - H_point)) * sign(H - H_point)) %>%
  mutate(col_value = ceiling(row_number() / sqrt(n_color))) %>%
  arrange(col_value, C) %>%
  group_by(setting, col_value) %>%
  mutate(row_value = row_number())

ggplot(data = compare,
       aes(x = col_value,
           y = row_value,
           fill = color_value)) +
  geom_tile() +
  coord_equal() +
  scale_fill_identity() +
  theme_void() +
  facet_grid(~setting)
ggsave(here::here("output", "color_compare", "C_higher_samples2.png"), 
       width = 5, height = 2.5)
